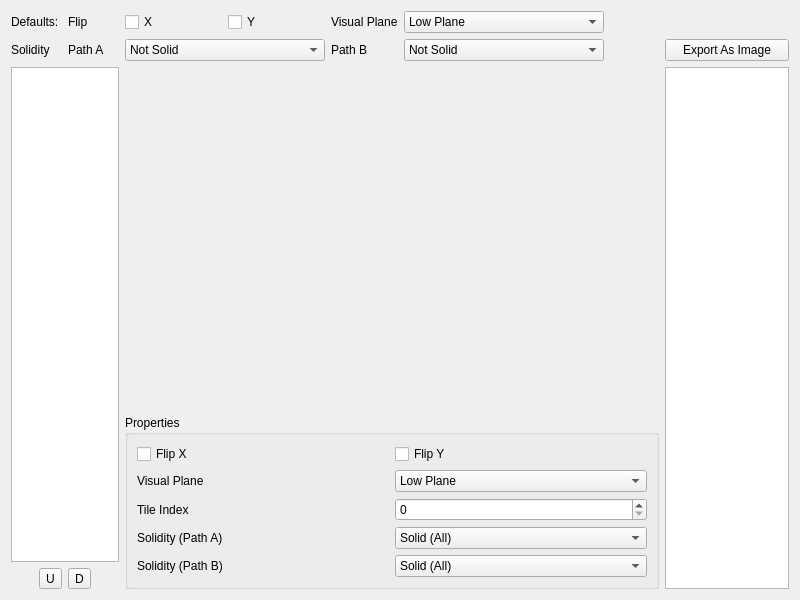
<?xml version="1.0" encoding="UTF-8"?>
<ui version="4.0">
 <class>ChunkEditor</class>
 <widget class="QWidget" name="ChunkEditor">
  <property name="geometry">
   <rect>
    <x>0</x>
    <y>0</y>
    <width>800</width>
    <height>600</height>
   </rect>
  </property>
  <property name="windowTitle">
   <string>Form</string>
  </property>
  <layout class="QGridLayout" name="gridLayout">
   <item row="1" column="5">
    <widget class="QComboBox" name="defSolidB">
     <property name="currentIndex">
      <number>3</number>
     </property>
     <item>
      <property name="text">
       <string>Solid (All)</string>
      </property>
     </item>
     <item>
      <property name="text">
       <string>Solid (Top Only, Grippable)</string>
      </property>
     </item>
     <item>
      <property name="text">
       <string>Solid (All Except Top)</string>
      </property>
     </item>
     <item>
      <property name="text">
       <string>Not Solid</string>
      </property>
     </item>
     <item>
      <property name="text">
       <string>Solid (Top Only, Not Grippable)</string>
      </property>
     </item>
    </widget>
   </item>
   <item row="1" column="11">
    <widget class="QPushButton" name="exportImg">
     <property name="text">
      <string>Export As Image</string>
     </property>
    </widget>
   </item>
   <item row="0" column="1">
    <widget class="QLabel" name="label_9">
     <property name="text">
      <string>Flip</string>
     </property>
    </widget>
   </item>
   <item row="3" column="2" rowspan="3" colspan="9">
    <widget class="QGroupBox" name="groupBox">
     <property name="sizePolicy">
      <sizepolicy hsizetype="Preferred" vsizetype="Minimum">
       <horstretch>0</horstretch>
       <verstretch>0</verstretch>
      </sizepolicy>
     </property>
     <property name="maximumSize">
      <size>
       <width>16777215</width>
       <height>16777215</height>
      </size>
     </property>
     <property name="title">
      <string>Properties</string>
     </property>
     <layout class="QGridLayout" name="gridLayout_2">
      <item row="4" column="0">
       <widget class="QLabel" name="label_4">
        <property name="text">
         <string>Solidity (Path B)</string>
        </property>
       </widget>
      </item>
      <item row="3" column="1">
       <widget class="QComboBox" name="solidityA">
        <item>
         <property name="text">
          <string>Solid (All)</string>
         </property>
        </item>
        <item>
         <property name="text">
          <string>Solid (Top Only, Grippable)</string>
         </property>
        </item>
        <item>
         <property name="text">
          <string>Solid (All Except Top)</string>
         </property>
        </item>
        <item>
         <property name="text">
          <string>Not Solid</string>
         </property>
        </item>
        <item>
         <property name="text">
          <string>Solid (Top Only, Not Grippable)</string>
         </property>
        </item>
       </widget>
      </item>
      <item row="3" column="0">
       <widget class="QLabel" name="label">
        <property name="text">
         <string>Solidity (Path A)</string>
        </property>
       </widget>
      </item>
      <item row="2" column="0">
       <widget class="QLabel" name="label_3">
        <property name="text">
         <string>Tile Index</string>
        </property>
       </widget>
      </item>
      <item row="1" column="1">
       <widget class="QComboBox" name="visualPlane">
        <item>
         <property name="text">
          <string>Low Plane</string>
         </property>
        </item>
        <item>
         <property name="text">
          <string>High Plane</string>
         </property>
        </item>
       </widget>
      </item>
      <item row="0" column="1">
       <widget class="QCheckBox" name="flipY">
        <property name="text">
         <string>Flip Y</string>
        </property>
       </widget>
      </item>
      <item row="2" column="1">
       <widget class="QSpinBox" name="tileIndex">
        <property name="maximum">
         <number>1023</number>
        </property>
       </widget>
      </item>
      <item row="0" column="0">
       <widget class="QCheckBox" name="flipX">
        <property name="text">
         <string>Flip X</string>
        </property>
       </widget>
      </item>
      <item row="1" column="0">
       <widget class="QLabel" name="label_2">
        <property name="text">
         <string>Visual Plane</string>
        </property>
       </widget>
      </item>
      <item row="4" column="1">
       <widget class="QComboBox" name="solidityB">
        <item>
         <property name="text">
          <string>Solid (All)</string>
         </property>
        </item>
        <item>
         <property name="text">
          <string>Solid (Top Only, Grippable)</string>
         </property>
        </item>
        <item>
         <property name="text">
          <string>Solid (All Except Top)</string>
         </property>
        </item>
        <item>
         <property name="text">
          <string>Not Solid</string>
         </property>
        </item>
        <item>
         <property name="text">
          <string>Solid (Top Only, Not Grippable)</string>
         </property>
        </item>
       </widget>
      </item>
     </layout>
    </widget>
   </item>
   <item row="0" column="10">
    <spacer name="horizontalSpacer">
     <property name="orientation">
      <enum>Qt::Horizontal</enum>
     </property>
     <property name="sizeHint" stdset="0">
      <size>
       <width>40</width>
       <height>20</height>
      </size>
     </property>
    </spacer>
   </item>
   <item row="0" column="4">
    <widget class="QLabel" name="label_6">
     <property name="text">
      <string>Visual Plane</string>
     </property>
    </widget>
   </item>
   <item row="1" column="2" colspan="2">
    <widget class="QComboBox" name="defSolidA">
     <property name="currentIndex">
      <number>3</number>
     </property>
     <item>
      <property name="text">
       <string>Solid (All)</string>
      </property>
     </item>
     <item>
      <property name="text">
       <string>Solid (Top Only, Grippable)</string>
      </property>
     </item>
     <item>
      <property name="text">
       <string>Solid (All Except Top)</string>
      </property>
     </item>
     <item>
      <property name="text">
       <string>Not Solid</string>
      </property>
     </item>
     <item>
      <property name="text">
       <string>Solid (Top Only, Not Grippable)</string>
      </property>
     </item>
    </widget>
   </item>
   <item row="0" column="0">
    <widget class="QLabel" name="label_5">
     <property name="text">
      <string>Defaults:</string>
     </property>
    </widget>
   </item>
   <item row="2" column="11" rowspan="4">
    <widget class="QListWidget" name="tileList">
     <property name="maximumSize">
      <size>
       <width>140</width>
       <height>16777215</height>
      </size>
     </property>
     <property name="viewMode">
      <enum>QListView::IconMode</enum>
     </property>
    </widget>
   </item>
   <item row="1" column="1">
    <widget class="QLabel" name="label_7">
     <property name="text">
      <string>Path A</string>
     </property>
    </widget>
   </item>
   <item row="0" column="2">
    <widget class="QCheckBox" name="defFlipX">
     <property name="text">
      <string>X</string>
     </property>
    </widget>
   </item>
   <item row="0" column="5">
    <widget class="QComboBox" name="defVisPlane">
     <item>
      <property name="text">
       <string>Low Plane</string>
      </property>
     </item>
     <item>
      <property name="text">
       <string>High Plane</string>
      </property>
     </item>
    </widget>
   </item>
   <item row="1" column="0">
    <widget class="QLabel" name="label_10">
     <property name="text">
      <string>Solidity</string>
     </property>
    </widget>
   </item>
   <item row="2" column="2" colspan="9">
    <widget class="QFrame" name="viewerFrame">
     <property name="sizePolicy">
      <sizepolicy hsizetype="Ignored" vsizetype="Expanding">
       <horstretch>0</horstretch>
       <verstretch>0</verstretch>
      </sizepolicy>
     </property>
     <property name="minimumSize">
      <size>
       <width>0</width>
       <height>0</height>
      </size>
     </property>
     <property name="maximumSize">
      <size>
       <width>16777215</width>
       <height>16777215</height>
      </size>
     </property>
     <layout class="QGridLayout" name="gridLayout_3"/>
    </widget>
   </item>
   <item row="1" column="4">
    <widget class="QLabel" name="label_8">
     <property name="text">
      <string>Path B</string>
     </property>
    </widget>
   </item>
   <item row="0" column="3">
    <widget class="QCheckBox" name="defFlipY">
     <property name="text">
      <string>Y</string>
     </property>
    </widget>
   </item>
   <item row="5" column="0" colspan="2">
    <layout class="QGridLayout" name="gridLayout_4">
     <item row="0" column="2">
      <widget class="QToolButton" name="downChunk">
       <property name="text">
        <string>D</string>
       </property>
       <property name="icon">
        <iconset resource="../../resources.qrc">
         <normaloff>:/icons/ic_arrow_downward_48px.svg</normaloff>:/icons/ic_arrow_downward_48px.svg</iconset>
       </property>
      </widget>
     </item>
     <item row="0" column="0">
      <spacer name="horizontalSpacer_2">
       <property name="orientation">
        <enum>Qt::Horizontal</enum>
       </property>
       <property name="sizeHint" stdset="0">
        <size>
         <width>40</width>
         <height>20</height>
        </size>
       </property>
      </spacer>
     </item>
     <item row="0" column="3">
      <spacer name="horizontalSpacer_3">
       <property name="orientation">
        <enum>Qt::Horizontal</enum>
       </property>
       <property name="sizeHint" stdset="0">
        <size>
         <width>40</width>
         <height>20</height>
        </size>
       </property>
      </spacer>
     </item>
     <item row="0" column="1">
      <widget class="QToolButton" name="upChunk">
       <property name="text">
        <string>U</string>
       </property>
       <property name="icon">
        <iconset resource="../../resources.qrc">
         <normaloff>:/icons/ic_arrow_upward_48px.svg</normaloff>:/icons/ic_arrow_upward_48px.svg</iconset>
       </property>
      </widget>
     </item>
    </layout>
   </item>
   <item row="2" column="0" rowspan="3" colspan="2">
    <widget class="QListWidget" name="chunkList">
     <property name="minimumSize">
      <size>
       <width>0</width>
       <height>0</height>
      </size>
     </property>
     <property name="maximumSize">
      <size>
       <width>140</width>
       <height>16777215</height>
      </size>
     </property>
     <property name="viewMode">
      <enum>QListView::IconMode</enum>
     </property>
    </widget>
   </item>
  </layout>
 </widget>
 <resources>
  <include location="../../resources.qrc"/>
 </resources>
 <connections/>
</ui>
